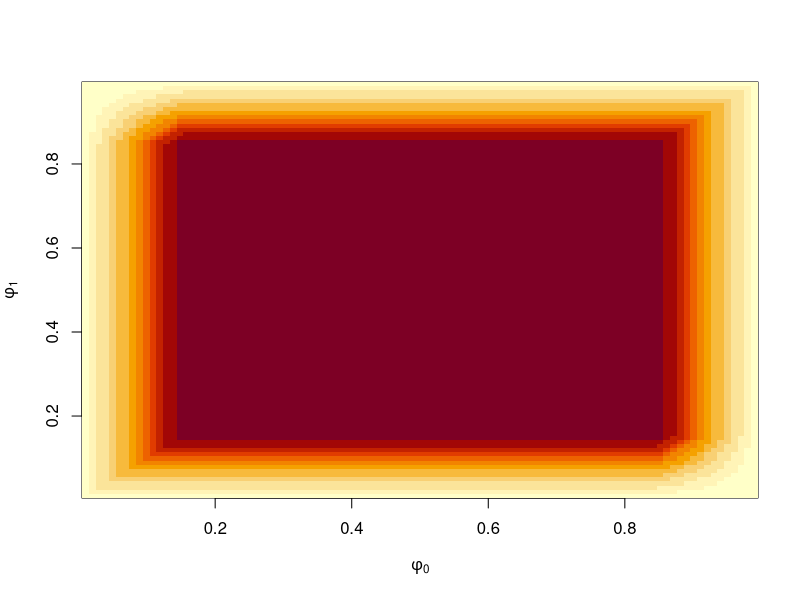
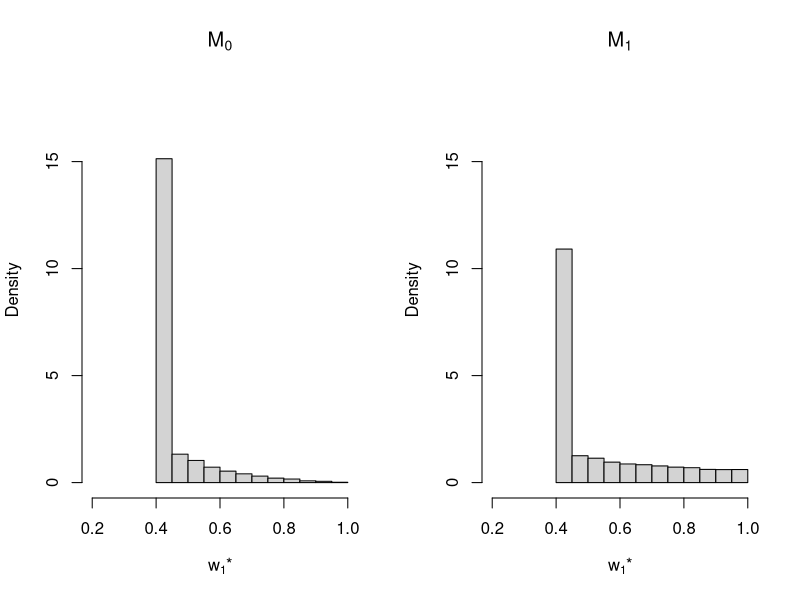

Source code (R) for these figures, in order:
## ---- chunk 1
knitr::opts_chunk$set(echo = TRUE)
set.seed(133) ### global reproducibility
## ---- chunk 2
### marginal prior density for phi under Model 0
margpridens <- function(phi, a=c(.85, .85)) {
  b <- c(max(a[1],1-phi), max(a[2],phi))

  (log(b[1]) + log(b[2]) - log(sum(b)-1)) / ((1-a[1])*(1-a[2]))
}
## ---- chunk 3
phival <- expand.grid((1:100)/101, (1:100)/101)
densval <- apply(phival,1,margpridens)
image(x=(1:100)/101, y=(1:100)/101, z=matrix(densval, nrow=100),
      xlab=expression(phi[0]),ylab=expression(phi[1]))
## ---- chunk 4
### limiting posterior mean of risk difference under Model 0
### determined by numerical integration
limpstmn <- function(phi, a=c(.85, .85)) {
  b <- c(max(a[1],1-phi), max(a[2],phi))
  tmp <- expand.grid(sp=b[1]+(1-b[1])*((1:50)/51), 
                     sn=b[2]+(1-b[2])*((1:50)/51))
  dens <- 1/((tmp$sn+tmp$sp-1)^2)
  trg <- (phi[2]-phi[1])/(tmp$sn+tmp$sp-1)

  sum(trg*dens)/sum(dens)  
}
## ---- chunk 5
NREP <- 20000
r.sim <- cbind(runif(NREP),runif(NREP))
sn.sim <- runif(NREP, .85,1)
sp.sim <- runif(NREP, .85,1)
phi.sim <- cbind((1-sp.sim) + (sn.sim+sp.sim-1)*r.sim[,1],
                 (1-sp.sim) + (sn.sim+sp.sim-1)*r.sim[,2])
trg.sim <- r.sim[,2]-r.sim[,1]

### nature using M0
limbf.0 <- apply(phi.sim, 1, margpridens)
### two possibilities for analyst
limpst.00 <- apply(phi.sim, 1, limpstmn)
limpst.01 <- phi.sim[,2]-phi.sim[,1]

### nature using M1
limbf.1 <- apply(r.sim, 1, margpridens)
### two possibilities for analyst
limpst.10 <- apply(r.sim, 1, limpstmn)
limpst.11 <- trg.sim
## ---- chunk 6
par(mfrow=c(1,2))
hist(1/(1+limbf.0), prob=T,xlim=c(.2,1),ylim=c(0,18), breaks=seq(from=.4,to=1,by=.05),
     xlab=expression(paste(w[1],"*")), main=expression(M[0]))
hist(1/(1+limbf.1), prob=T,xlim=c(.2,1),ylim=c(0,18), breaks=seq(from=.4,to=1,by=.05),
     xlab=expression(paste(w[1],"*")), main=expression(M[1]))     
## ---- chunk 7
amse <- matrix(NA,2,2)

### nature and analyst using M0
tmp <- (limpst.00-trg.sim)^2
amse[1,1] <- mean(tmp)

### nature M0, analyst mix
wt.0 <- 1/(1+limbf.0)  ### limiting weight on M1 (draws from M0)
tmp <- ((1-wt.0)*limpst.00 + wt.0*limpst.01 - trg.sim)^2
amse[1,2] <- mean(tmp)

### nature mix, analyst M0
tmp <- 0.5*(limpst.00-trg.sim)^2 + 0.5*(limpst.10 - trg.sim)^2
amse[2,1] <- mean(tmp)

### nature mix, analyst mix
wt.1 <- 1/(1+limbf.1)  ### limiting weight on M1 (draws from M1)
tmp <- 0.5*((1-wt.0)*limpst.00 + wt.0*limpst.01 - trg.sim)^2 + 
       0.5*((1-wt.1)*limpst.10 + wt.1*limpst.11 - trg.sim)^2
amse[2,2] <- mean(tmp)


### ramse
round(sqrt(amse),4)

### relative increase when nature=M0
(sqrt(amse[1,2])-sqrt(amse[1,1]))/sqrt(amse[1,1])

### relative decrease3 when nature=MIX
(sqrt(amse[2,1])-sqrt(amse[2,2]))/sqrt(amse[2,1])
## ---- chunk 8
### bootstrap to check stability
bs.rep <- 200
r1.bs  <- r2.bs <- rep(NA,bs.rep)
for (i in 1:bs.rep) {
  
  smp.bs <- sample(1:NREP, size=NREP, replace=T)
  
  amse.bs <- matrix(NA,2,2)

  ### nature and analyst using M0
  tmp <- ((limpst.00-trg.sim)[smp.bs])^2
  amse.bs[1,1] <- mean(tmp)

  ### nature M0, analyst mix
  wt.0 <- 1/(1+limbf.0[smp.bs])  ### lmt wht on M1 (points from M0)
  tmp <- ((1-wt.0)*limpst.00[smp.bs] + wt.0*limpst.01[smp.bs] - 
            trg.sim[smp.bs])^2
  amse.bs[1,2] <- mean(tmp)

  ### nature mix, analyst M0
  tmp <- 0.5*((limpst.00-trg.sim)[smp.bs])^2 + 
         0.5*((limpst.10 - trg.sim)[smp.bs])^2
  amse.bs[2,1] <- mean(tmp)

  ### nature mix, analyst mix
  wt.1 <- 1/(1+limbf.1[smp.bs])  ### lmt wht on M1 (points from M1)
  tmp <- 0.5*((1-wt.0)*limpst.00[smp.bs] + wt.0*limpst.01[smp.bs] -
                trg.sim[smp.bs])^2 + 
       0.5*((1-wt.1)*limpst.10[smp.bs] + wt.1*limpst.11[smp.bs] -
              trg.sim[smp.bs])^2
  amse.bs[2,2] <- mean(tmp)

  ### relative increase when nature=M0
  r1.bs[i] <- (sqrt(amse.bs[1,2]) - sqrt(amse.bs[1,1]))/
              sqrt(amse.bs[1,1])

  ### relative decrease when nature=MIX  
  r2.bs[i] <- (sqrt(amse.bs[2,1]) - sqrt(amse.bs[2,2]))/
              sqrt(amse.bs[2,1])
}  
## ---- chunk 9
summary(r1.bs)

sqrt(var(r1.bs))  ### Monte Carlo SE

summary(r2.bs)

sqrt(var(r2.bs)) ### Monte Carlo SE
